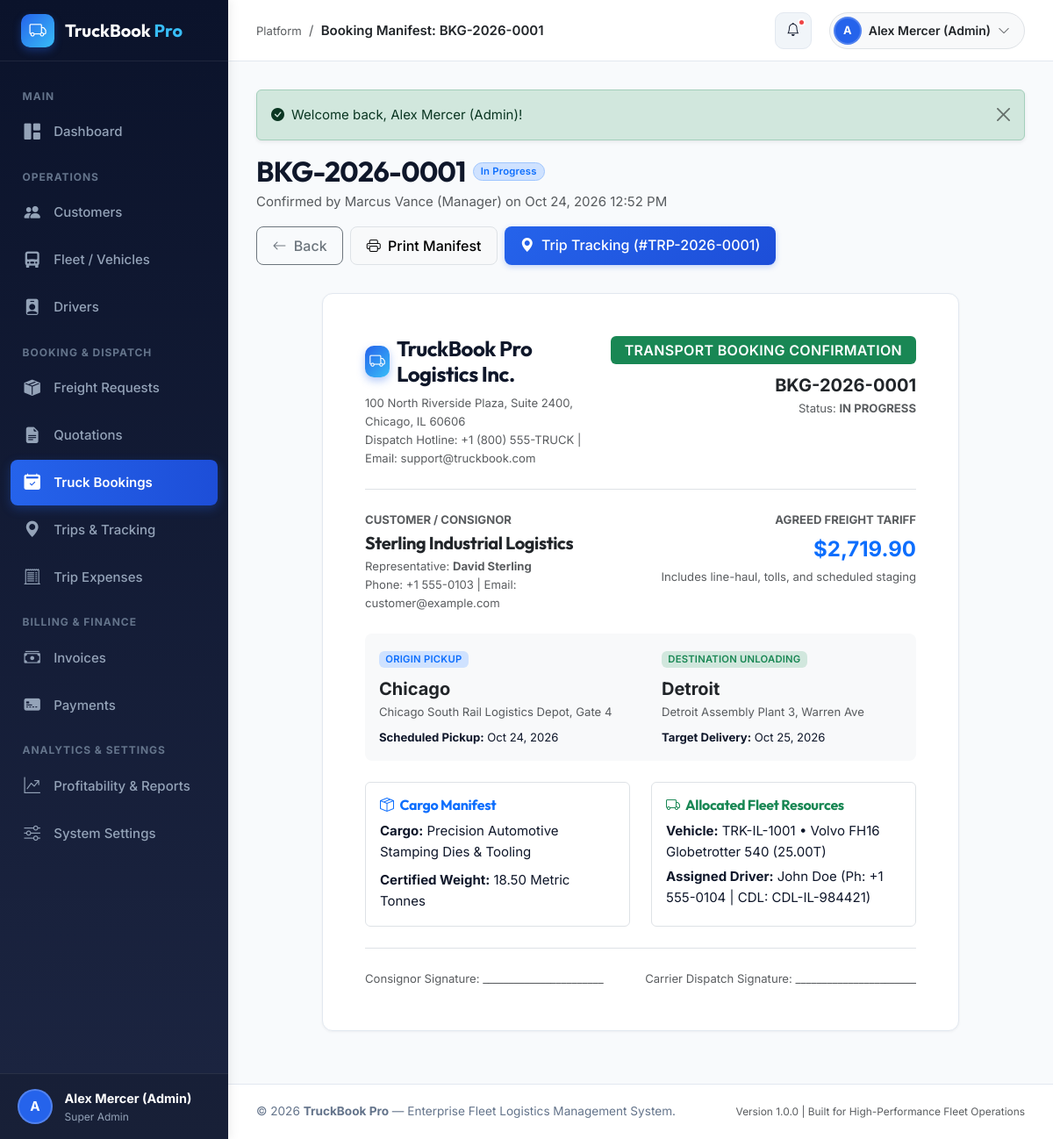
The page /modules/bookings/view.php?id=1 (signed in) on the database its author committed.
### tables this page shows
CREATE TABLE `users` (
  `id` INT UNSIGNED AUTO_INCREMENT PRIMARY KEY,
  `role_id` INT UNSIGNED NOT NULL,
  `name` VARCHAR(100) NOT NULL,
  `email` VARCHAR(120) NOT NULL UNIQUE,
  `password_hash` VARCHAR(255) NOT NULL,
  `phone` VARCHAR(25) NULL,
  `status` ENUM('active', 'inactive', 'suspended') NOT NULL DEFAULT 'active',
  `avatar` VARCHAR(255) NULL,
  `last_login` DATETIME NULL,
  `created_at` DATETIME NOT NULL DEFAULT CURRENT_TIMESTAMP,
  `updated_at` DATETIME NOT NULL DEFAULT CURRENT_TIMESTAMP ON UPDATE CURRENT_TIMESTAMP,
  INDEX `idx_users_role` (`role_id`),
  INDEX `idx_users_email` (`email`),
  INDEX `idx_users_status` (`status`),
  CONSTRAINT `fk_users_role` FOREIGN KEY (`role_id`) REFERENCES `roles` (`id`) ON DELETE RESTRICT
);

CREATE TABLE `roles` (
  `id` INT UNSIGNED AUTO_INCREMENT PRIMARY KEY,
  `name` VARCHAR(50) NOT NULL,
  `slug` VARCHAR(50) NOT NULL UNIQUE,
  `description` TEXT NULL,
  `created_at` DATETIME NOT NULL DEFAULT CURRENT_TIMESTAMP
);

CREATE TABLE `bookings` (
  `id` INT UNSIGNED AUTO_INCREMENT PRIMARY KEY,
  `booking_number` VARCHAR(30) NOT NULL UNIQUE,
  `quotation_id` INT UNSIGNED NULL,
  `freight_request_id` INT UNSIGNED NULL,
  `customer_id` INT UNSIGNED NOT NULL,
  `vehicle_id` INT UNSIGNED NULL,
  `driver_id` INT UNSIGNED NULL,
  `pickup_address` TEXT NOT NULL,
  `delivery_address` TEXT NOT NULL,
  `pickup_city` VARCHAR(100) NOT NULL,
  `delivery_city` VARCHAR(100) NOT NULL,
  `cargo_description` VARCHAR(255) NOT NULL,
  `cargo_weight_tonnes` DECIMAL(8,2) NOT NULL,
  `planned_pickup_date` DATE NOT NULL,
  `planned_delivery_date` DATE NOT NULL,
  `agreed_rate` DECIMAL(10,2) NOT NULL,
  `status` ENUM('pending_assignment', 'confirmed', 'in_progress', 'completed', 'cancelled') NOT NULL DEFAULT 'pending_assignment',
  `cancellation_reason` TEXT NULL,
  `created_by` INT UNSIGNED NOT NULL,
  `created_at` DATETIME NOT NULL DEFAULT CURRENT_TIMESTAMP,
  `updated_at` DATETIME NOT NULL DEFAULT CURRENT_TIMESTAMP ON UPDATE CURRENT_TIMESTAMP,
  INDEX `idx_bookings_customer` (`customer_id`),
  INDEX `idx_bookings_vehicle` (`vehicle_id`),
  INDEX `idx_bookings_driver` (`driver_id`),
  INDEX `idx_bookings_status` (`status`),
  CONSTRAINT `fk_bookings_quote` FOREIGN KEY (`quotation_id`) REFERENCES `quotations` (`id`) ON DELETE SET NULL,
  CONSTRAINT `fk_bookings_request` FOREIGN KEY (`freight_request_id`) REFERENCES `freight_requests` (`id`) ON DELETE SET NULL,
  CONSTRAINT `fk_bookings_cust` FOREIGN KEY (`customer_id`) REFERENCES `customers` (`id`) ON DELETE RESTRICT,
  CONSTRAINT `fk_bookings_veh` FOREIGN KEY (`vehicle_id`) REFERENCES `vehicles` (`id`) ON DELETE SET NULL,
  CONSTRAINT `fk_bookings_drv` FOREIGN KEY (`driver_id`) REFERENCES `drivers` (`id`) ON DELETE SET NULL,
  CONSTRAINT `fk_bookings_creator` FOREIGN KEY (`created_by`) REFERENCES `users` (`id`) ON DELETE RESTRICT
);

CREATE TABLE `customers` (
  `id` INT UNSIGNED AUTO_INCREMENT PRIMARY KEY,
  `user_id` INT UNSIGNED NULL UNIQUE,
  `company_name` VARCHAR(150) NOT NULL,
  `contact_person` VARCHAR(100) NOT NULL,
  `email` VARCHAR(120) NOT NULL UNIQUE,
  `phone` VARCHAR(25) NOT NULL,
  `address` TEXT NOT NULL,
  `city` VARCHAR(100) NOT NULL,
  `state` VARCHAR(100) NOT NULL,
  `postal_code` VARCHAR(20) NOT NULL,
  `tax_gst_number` VARCHAR(50) NULL,
  `status` ENUM('active', 'inactive') NOT NULL DEFAULT 'active',
  `created_at` DATETIME NOT NULL DEFAULT CURRENT_TIMESTAMP,
  `updated_at` DATETIME NOT NULL DEFAULT CURRENT_TIMESTAMP ON UPDATE CURRENT_TIMESTAMP,
  INDEX `idx_customers_company` (`company_name`),
  INDEX `idx_customers_status` (`status`),
  CONSTRAINT `fk_customers_user` FOREIGN KEY (`user_id`) REFERENCES `users` (`id`) ON DELETE SET NULL
);

CREATE TABLE `vehicles` (
  `id` INT UNSIGNED AUTO_INCREMENT PRIMARY KEY,
  `registration_number` VARCHAR(30) NOT NULL UNIQUE,
  `truck_type` ENUM('flatbed', 'container', 'refrigerated', 'tanker', 'trailer', 'box_truck') NOT NULL,
  `model` VARCHAR(100) NOT NULL,
  `capacity_tonnes` DECIMAL(6,2) NOT NULL,
  `make_year` INT UNSIGNED NOT NULL,
  `insurance_expiry` DATE NOT NULL,
  `permit_expiry` DATE NOT NULL,
  `fitness_expiry` DATE NOT NULL,
  `current_odometer` INT UNSIGNED NOT NULL DEFAULT 0,
  `status` ENUM('available', 'on_trip', 'maintenance', 'inactive') NOT NULL DEFAULT 'available',
  `notes` TEXT NULL,
  `created_at` DATETIME NOT NULL DEFAULT CURRENT_TIMESTAMP,
  `updated_at` DATETIME NOT NULL DEFAULT CURRENT_TIMESTAMP ON UPDATE CURRENT_TIMESTAMP,
  INDEX `idx_vehicles_reg` (`registration_number`),
  INDEX `idx_vehicles_type` (`truck_type`),
  INDEX `idx_vehicles_status` (`status`)
);

CREATE TABLE `drivers` (
  `id` INT UNSIGNED AUTO_INCREMENT PRIMARY KEY,
  `user_id` INT UNSIGNED NULL UNIQUE,
  `name` VARCHAR(100) NOT NULL,
  `phone` VARCHAR(25) NOT NULL,
  `email` VARCHAR(120) NULL,
  `licence_number` VARCHAR(50) NOT NULL UNIQUE,
  `licence_expiry` DATE NOT NULL,
  `experience_years` INT UNSIGNED NOT NULL DEFAULT 0,
  `address` TEXT NULL,
  `status` ENUM('available', 'on_trip', 'on_leave', 'inactive') NOT NULL DEFAULT 'available',
  `created_at` DATETIME NOT NULL DEFAULT CURRENT_TIMESTAMP,
  `updated_at` DATETIME NOT NULL DEFAULT CURRENT_TIMESTAMP ON UPDATE CURRENT_TIMESTAMP,
  INDEX `idx_drivers_status` (`status`),
  INDEX `idx_drivers_licence` (`licence_number`),
  CONSTRAINT `fk_drivers_user` FOREIGN KEY (`user_id`) REFERENCES `users` (`id`) ON DELETE SET NULL
);

### modules/bookings/view.php (the view, shortened to what the rows shown need)
<?php
require_once __DIR__ . '/../../config/app.php';
require_once __DIR__ . '/../../includes/functions.php';
$pdo = getDbConnection();
$bookingId = (int)($_GET['id'] ?? 0);
$sql = "
    SELECT b.*,
           c.company_name, c.contact_person, c.phone AS customer_phone, c.email AS customer_email,
           c.user_id AS customer_user_id,
           v.registration_number, v.truck_type, v.model AS vehicle_model, v.capacity_tonnes,
           d.name AS driver_name, d.phone AS driver_phone, d.licence_number,
           u.name AS creator_name,
           (SELECT t.id FROM trips t WHERE t.booking_id = b.id LIMIT 1) AS trip_id,
           (SELECT t.trip_number FROM trips t WHERE t.booking_id = b.id LIMIT 1) AS trip_number,
           (SELECT t.delivery_status FROM trips t WHERE t.booking_id = b.id LIMIT 1) AS delivery_status,
           (SELECT inv.id FROM invoices inv WHERE inv.booking_id = b.id LIMIT 1) AS invoice_id,
           (SELECT inv.invoice_number FROM invoices inv WHERE inv.booking_id = b.id LIMIT 1) AS invoice_number
    FROM bookings b
    JOIN customers c ON b.customer_id = c.id
    LEFT JOIN vehicles v ON b.vehicle_id = v.id
    LEFT JOIN drivers d ON b.driver_id = d.id
    JOIN users u ON b.created_by = u.id
    WHERE b.id = ?
";
$stmt = $pdo->prepare($sql);
$stmt->execute([$bookingId]);
$booking = $stmt->fetch();
require_once __DIR__ . '/../../includes/header.php';
?>
<div class="page-header d-print-none">
    <div>
        <div class="d-flex align-items-center gap-2 mb-1">
            <h2 class="fw-bold mb-0"><?= e($booking['booking_number']) ?></h2>
            <?= renderStatusBadge($booking['status']) ?>
        </div>
        <p class="text-muted mb-0">Confirmed by <?= e($booking['creator_name']) ?> on <?= formatDateTime($booking['created_at']) ?></p>
    </div>
</div>
<div class="row justify-content-center">
    <div class="col-lg-10">
        <div class="content-card p-4 p-md-5">
            <div class="d-flex flex-column flex-sm-row justify-content-between align-items-sm-start border-bottom pb-4 mb-4 gap-3">
                        <h4 class="fw-bold m-0 brand-font"><?= getSetting('company_name', 'TruckBook Pro Logistics Inc.') ?></h4>
                <div class="text-sm-end">
                    <span class="badge bg-success fs-6 px-3 py-2 mb-2">TRANSPORT BOOKING CONFIRMATION</span>
                    <div class="fw-bold fs-5 text-dark"><?= e($booking['booking_number']) ?></div>
                    <div class="text-muted small">Status: <strong><?= strtoupper(str_replace('_', ' ', $booking['status'])) ?></strong></div>
                </div>
            </div>
            <div class="row g-4 mb-4">
                <div class="col-sm-6">
                    <span class="text-muted small text-uppercase fw-bold letter-spacing-1 d-block mb-1">Customer / Consignor</span>
                    <h5 class="fw-bold text-dark mb-1"><?= e($booking['company_name']) ?></h5>
                    <div class="text-muted small">
                        Representative: <strong><?= e($booking['contact_person']) ?></strong><br>
                        Phone: <?= e($booking['customer_phone']) ?> | Email: <?= e($booking['customer_email']) ?>
                    </div>
                </div>
                <div class="col-sm-6 text-sm-end">
                    <span class="text-muted small text-uppercase fw-bold letter-spacing-1 d-block mb-1">Agreed Freight Tariff</span>
                    <div class="fs-4 fw-bold text-primary"><?= formatCurrency($booking['agreed_rate']) ?></div>
                    <small class="text-muted">Includes line-haul, tolls, and scheduled staging</small>
                </div>
            </div>
            <div class="p-3 bg-light rounded-3 mb-4">
                <div class="row g-3">
                    <div class="col-md-6 border-end-md">
                        <span class="badge bg-primary-subtle text-primary mb-2">ORIGIN PICKUP</span>
                        <div class="fs-5 fw-bold text-dark"><?= e($booking['pickup_city']) ?></div>
                        <div class="text-muted small mb-2"><?= nl2br(e($booking['pickup_address'])) ?></div>
                        <div class="small"><strong>Scheduled Pickup:</strong> <?= formatDate($booking['planned_pickup_date']) ?></div>
                    </div>
                    <div class="col-md-6 ps-md-4">
                        <span class="badge bg-success-subtle text-success mb-2">DESTINATION UNLOADING</span>
                        <div class="fs-5 fw-bold text-dark"><?= e($booking['delivery_city']) ?></div>
                        <div class="text-muted small mb-2"><?= nl2br(e($booking['delivery_address'])) ?></div>
                        <div class="small"><strong>Target Delivery:</strong> <?= formatDate($booking['planned_delivery_date']) ?></div>
                    </div>
                </div>
            </div>
            <div class="row g-4 mb-4">
                <div class="col-md-6">
                    <div class="border rounded p-3 h-100">
                        <h6 class="fw-bold text-primary mb-2"><i class="bi bi-box-seam me-1"></i> Cargo Manifest</h6>
                        <div class="mb-2"><strong>Cargo:</strong> <?= e($booking['cargo_description']) ?></div>
                        <div class="mb-0"><strong>Certified Weight:</strong> <?= number_format((float)$booking['cargo_weight_tonnes'], 2) ?> Metric Tonnes</div>
                    </div>
                </div>
                <div class="col-md-6">
                    <div class="border rounded p-3 h-100">
                        <h6 class="fw-bold text-success mb-2"><i class="bi bi-truck me-1"></i> Allocated Fleet Resources</h6>
                        <?php if ($booking['vehicle_id']): ?>
                            <div class="mb-1">
                                <strong>Vehicle:</strong> <?= e($booking['registration_number']) ?> &bull; <?= e($booking['vehicle_model']) ?> (<?= $booking['capacity_tonnes'] ?>T)
                            </div>
                        <?php else: ?>
                            <div class="text-warning mb-1"><i class="bi bi-exclamation-triangle"></i> Vehicle Unassigned</div>
                        <?php endif; ?>
                        <?php if ($booking['driver_id']): ?>
                            <div class="mb-0">
                                <strong>Assigned Driver:</strong> <?= e($booking['driver_name']) ?> (Ph: <?= e($booking['driver_phone']) ?> | CDL: <?= e($booking['licence_number']) ?>)
                            </div>
                        <?php else: ?>
                            <div class="text-warning mb-0"><i class="bi bi-exclamation-triangle"></i> Driver Unassigned</div>
                        <?php endif; ?>
                    </div>
                </div>
            </div>
        </div>
    </div>
</div>
<?php require_once __DIR__ . '/../../includes/footer.php'; ?>

### includes/sidebar.php (shortened to what the rows shown need)
<?php
$user = currentUser();
?>
<aside id="app-sidebar">
    <div class="sidebar-user">
        <div class="user-avatar-circle">
            <?= strtoupper(substr($user['name'] ?? 'U', 0, 1)) ?>
        </div>
        <div class="user-info text-truncate">
            <div class="fw-bold text-white text-truncate" style="font-size: 0.9rem;">
                <?= e($user['name'] ?? 'Guest') ?>
            </div>
            <div class="text-light" style="font-size: 0.75rem; color: #94a3b8 !important;">
                <?= e($user['role_name'] ?? 'Role') ?>
            </div>
        </div>
    </div>
</aside>

### includes/topbar.php (shortened to what the rows shown need)
<?php
require_once __DIR__ . '/../config/database.php';
?>
<header id="app-topbar">
    <div class="topbar-actions">
        <div class="dropdown">
            <button class="btn btn-light border d-flex align-items-center gap-2 p-1 pe-3 rounded-pill" type="button" data-bs-toggle="dropdown" aria-expanded="false">
                <div class="user-avatar-circle" style="width: 32px; height: 32px; font-size: 0.8rem;">
                    <?= strtoupper(substr($user['name'] ?? 'U', 0, 1)) ?>
                </div>
                <span class="topbar-user-name fw-semibold small text-dark"><?= e($user['name'] ?? 'Account') ?></span>
                <i class="bi bi-chevron-down small text-muted"></i>
            </button>
        </div>
    </div>
</header>

### includes/functions.php (shortened to what the rows shown need)
<?php
require_once __DIR__ . '/../config/app.php';
require_once __DIR__ . '/validation.php';
function formatCurrency(float|int|string|null $amount): string {
    $symbol = getSetting('currency_symbol', '$');
    $val = (float)($amount ?? 0);
    return $symbol . number_format($val, 2);
}
function formatDate(?string $date, string $format = 'M d, Y'): string {
    $ts = strtotime($date);
    return $ts ? date($format, $ts) : '—';
}
function formatDateTime(?string $dateTime, string $format = 'M d, Y h:i A'): string {
    $ts = strtotime($dateTime);
    return $ts ? date($format, $ts) : '—';
}
function renderStatusBadge(string $status): string {
    $normalized = strtolower(trim($status));
    $badgeClass = match ($normalized) {
        'active', 'completed', 'delivered', 'accepted', 'approved', 'paid', 'available' => 'bg-success-subtle text-success border border-success-subtle',
        'in_progress', 'in_transit', 'dispatched', 'quoted', 'partially_paid', 'on_trip' => 'bg-primary-subtle text-primary border border-primary-subtle',
        'pending', 'pending_assignment', 'scheduled', 'draft', 'sent', 'arrived', 'unloading' => 'bg-warning-subtle text-warning-emphasis border border-warning-subtle',
        'inactive', 'cancelled', 'rejected', 'unpaid', 'overdue', 'maintenance', 'suspended', 'on_leave' => 'bg-danger-subtle text-danger border border-danger-subtle',
        default => 'bg-secondary-subtle text-secondary border border-secondary-subtle'
    };
    $display = ucwords(str_replace('_', ' ', $normalized));
    return "<span class='badge {$badgeClass} px-2 py-1 rounded-pill'>{$display}</span>";
}

### rows shown on the page
users: name "A", name "Alex Mercer (Admin)", role.name "Super Admin"
bookings: booking_number "BKG-2026-0001", status "In Progress", created_by.name "Marcus Vance (Manager)", created_at "Oct 24, 2026 12:52 PM", status "IN PROGRESS", customer.company_name "Sterling Industrial Logistics", customer.contact_person "David Sterling", customer.phone "+1 555-0103", customer.email "customer@example.com", agreed_rate "$2,719.90", pickup_city "Chicago", pickup_address "Chicago South Rail Logistics Depot, Gate 4", planned_pickup_date "Oct 24, 2026", delivery_city "Detroit", delivery_address "Detroit Assembly Plant 3, Warren Ave", planned_delivery_date "Oct 25, 2026", cargo_description "Precision Automotive Stamping Dies & Tooling", cargo_weight_tonnes "18.50", vehicle.registration_number "TRK-IL-1001", vehicle.model "Volvo FH16 Globetrotter 540", vehicle.capacity_tonnes "25.00", driver.name "John Doe", driver.phone "+1 555-0104", driver.licence_number "CDL-IL-984421"

### other values the page prints
$pageTitle "Booking Manifest: BKG-2026-0001"
$text "Welcome back, Alex Mercer (Admin)!"
$booking['trip_number'] "TRP-2026-0001"
getSetting('company_name', 'TruckBook Pro Logistics Inc.') "TruckBook Pro Logistics Inc."
getSetting('company_address') "100 North Riverside Plaza, Suite 2400, Chicago, IL 60606"
getSetting('company_phone') "+1 (800) 555-TRUCK"
getSetting('company_email') "support@truckbook.com"
APP_NAME "TruckBook Pro"
APP_VERSION "1.0.0"
